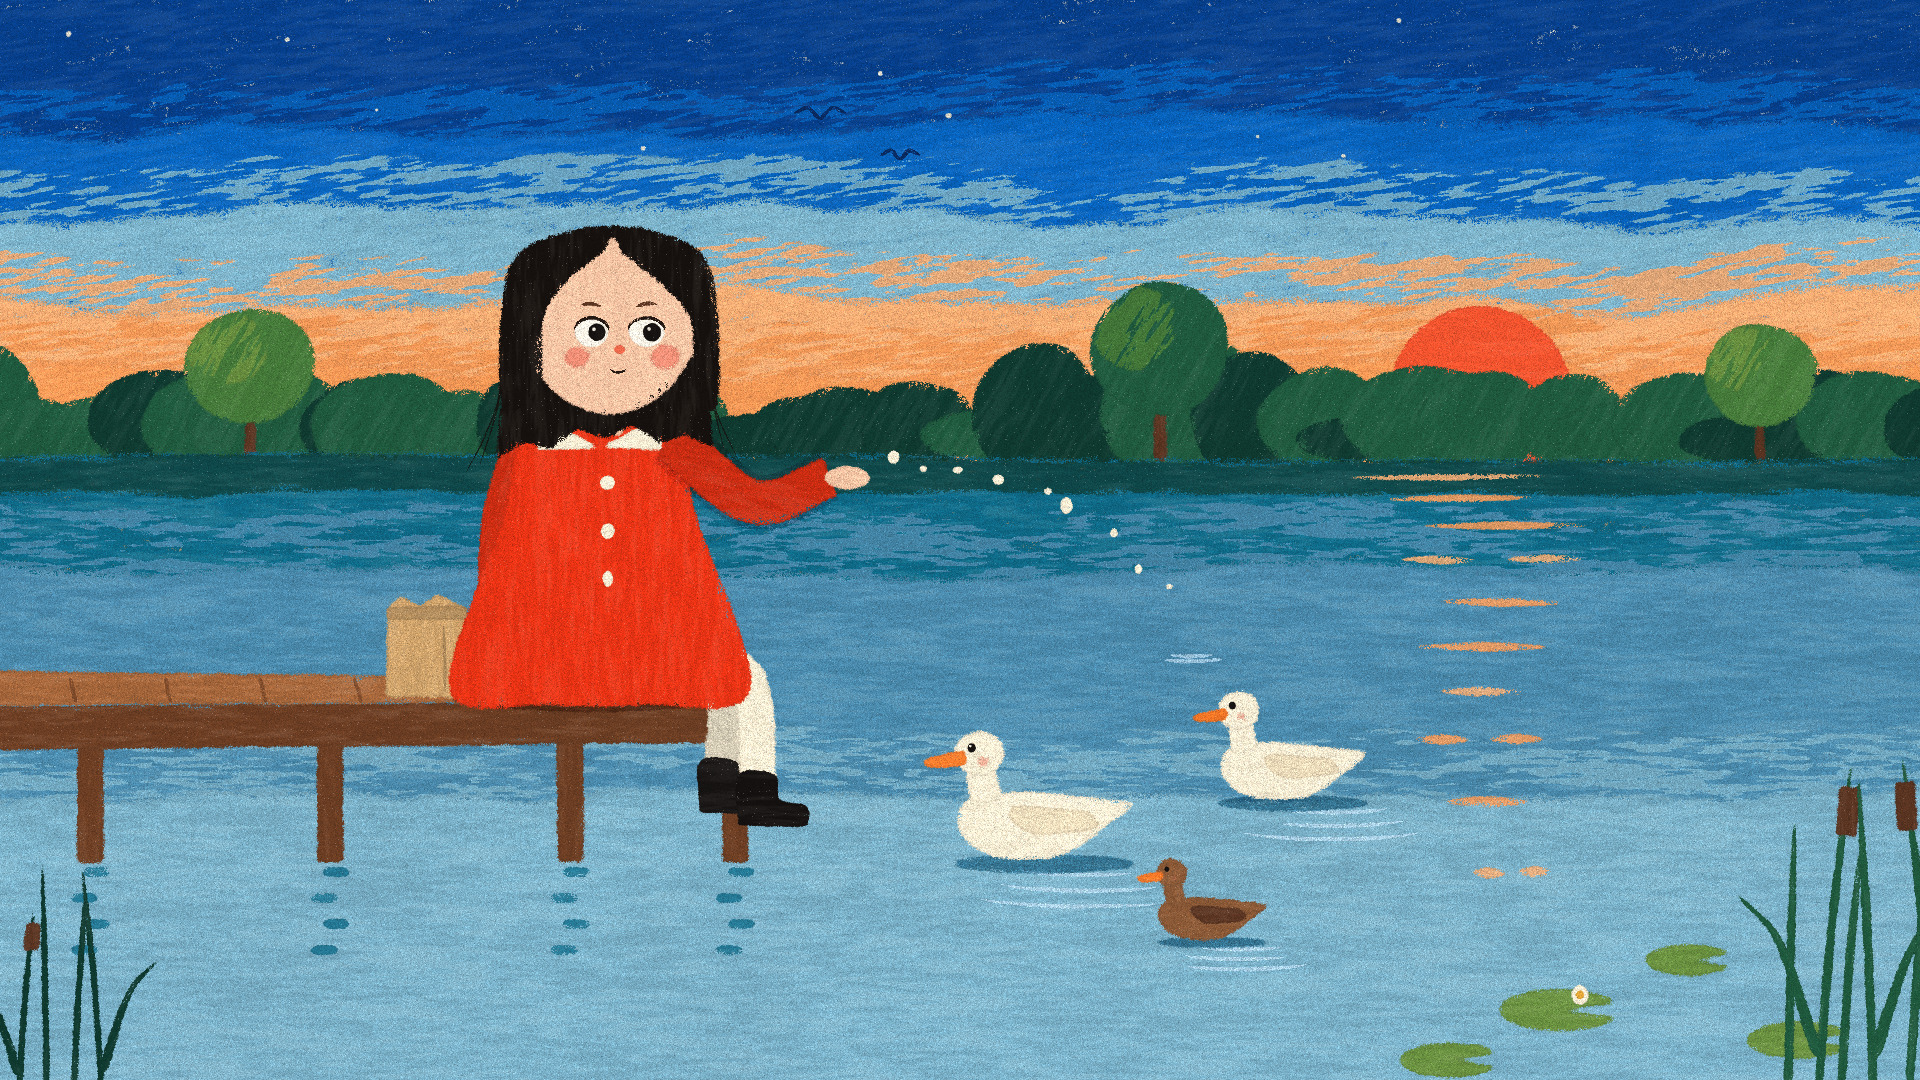

Generate this figure with Python:
"""Example (grainy picture book): 喂鸭子 · Feeding the Ducks -- a girl on a jetty at dusk, ducks paddling over.

A full-bleed 16:9 picture-book spread at dusk: a sky stepped from cobalt through a pale band to apricot and orange,
a tomato sun sinking behind the dark trees of the far bank, its light lying on the water in broken orange strokes;
on the left a wooden jetty runs out into a dusty-blue pond, and at its end a girl with long black hair, big round
black-and-white eyes and rosy cheeks sits with her legs dangling over the water, a paper bag on her lap, tossing
crumbs; three ducks paddle toward her, ripples spreading behind them; lily pads and reeds in the near corner, two
birds flying home. Every shape is laid with a dry, chalky, grainy brush; no ink outlines.

Drawn back to front; --stages writes a snapshot after each group (sky, far bank, water, jetty, girl, ducks,
reeds and lily pads, crumbs and birds). No image model.
python3 grainbook_duck_pond.py [out.jpg] [--stages DIR]
"""
import os, sys, time
sys.path.insert(0, os.path.join(os.path.dirname(os.path.abspath(__file__)), '..', 'lib'))
import numpy as np
from grainbook import GrainBook


def scene(g, stage):
    W, H = g.W, g.H
    k = g.k
    r = np.random.default_rng(5)
    horizon = 452
    # ------------------------------------------------------------ dusk: cobalt -> pale -> apricot -> orange
    g.bands(g.full(), ['cobalt_deep', 'cobalt', 'dusty_light', 'apricot', 'orange_light'], [120, 215, 300, 370],
            angle=-8, streak=0.3, dry=0.35, edge=1.8, soft=2.4, wave=26 * k, period=300 * k, blend=46 * k)
    g.scumble(g.below(*g.wavy(-20, W + 20, 330, 14 * k, 400 * k)), 'orange_light', angle=-6, cover=0.35, alpha=0.7)
    g.stars(0, 0, W, 170, 12, colour='cream')
    sx, sy, sr = 1480, 398, 92
    g.fill(g.ellipse(sx, sy, sr), 'tomato', angle=0, streak=0.25, dry=0.15, dry_px=10 * k)
    stage('sky')
    # ------------------------------------------------------------ the far bank: dark trees against the glow
    xs, ys = g.wavy(-20, W + 20, horizon, 6 * k, 900 * k, seed=3)
    for x in np.arange(-40, W + 60, 64):
        hh = r.uniform(40, 95) * k * (1.4 if 1000 < x < 1350 or x < 300 else 1.0)
        g.fill(g.blob(x + r.uniform(-20, 20), horizon - hh * 0.3, r.uniform(48, 80) * k, hh * 0.55, rough=0.12),
               'pine_mid' if r.random() < 0.55 else 'pine', angle=-60, streak=0.25, dry=0.3, dry_px=8 * k)
    g.round_tree(250, horizon + 10, 190 * k * 0.75, 160 * k * 0.75, crown='green', light='moss', seed=4)
    g.round_tree(1160, horizon + 8, 220 * k * 0.75, 170 * k * 0.75, crown='pine_mid', light='green', seed=6)
    g.round_tree(1760, horizon + 8, 170 * k * 0.75, 140 * k * 0.75, crown='green', light='moss', seed=7)
    stage('far_bank')
    # ------------------------------------------------------------ the pond
    water = g.below(xs, ys + 4)
    g.bands(water, ['teal', 'dusty', 'dusty_light'], [570, 790], angle=0, streak=0.45, dry=0.3, edge=1.6, soft=2.0,
            wave=14 * k, period=260 * k, blend=60 * k)
    g.fill(water - g.below(*g.wavy(-20, W + 20, horizon + 40 * k, 8 * k, 200 * k, seed=12)), 'pine', angle=0,
           streak=0.4, dry=0.5, edge=1.4, alpha=0.7)                                                # the bank's reflection
    y = horizon + 26
    for i in range(10):                                                    # the sun lying on the water
        w = (190 - i * 13) * k * r.uniform(0.7, 1.1)
        x0 = sx + r.uniform(-30, 30) * k
        n = 1 if (i < 3 or r.random() < 0.5) else 2
        for part in range(n):
            xa = x0 if n == 1 else x0 + (part - 0.5) * w * 0.75
            ww = w if n == 1 else w * 0.55
            g.brush([(xa - ww / 2, y), (xa + ww / 2, y + r.uniform(-2, 2))], (7 + i * 0.45) * k,
                    'orange_light' if i % 3 else 'apricot', taper=(0.45, 0.45), dry=0.45, alpha=0.85)
        y += (22 + i * 5) * k * r.uniform(0.85, 1.15)
    stage('water')
    # ------------------------------------------------------------ the jetty, running in from the left
    top_y, front = 700, 742
    end = 760
    for px in (90, 330, 570, 735):                                        # posts and their wobbling reflections
        g.fill(g.rect(px - 13, front - 8, px + 13, front + 120), 'wood_dark', angle=90, dry=0.1, dry_px=4 * k)
        for j in range(4):
            yy = front + 130 + j * 26
            g.brush([(px - 14 + 6 * (-1) ** j, yy), (px + 14 + 6 * (-1) ** j, yy)], 9 * k, 'teal', taper=(0.2, 0.2),
                    dry=0.3, alpha=0.8)
    g.fill(g.poly([(-30, top_y + 6), (end, top_y), (end + 12, front), (-30, front + 8)]), 'wood_dark', angle=0,
           streak=0.4, dry=0.15)
    g.fill(g.poly([(-30, top_y - 30), (end - 22, top_y - 20), (end, top_y), (-30, top_y + 6)]), 'wood', angle=0,
           streak=0.45, dry=0.15)
    for x in np.arange(70, end, 95):                                       # plank seams
        g.crayon([(x, top_y - 22), (x + 6, top_y + 3)], 3.2 * k, 'wood_dark', taper=(0.1, 0.1), alpha=0.7)
    stage('jetty')
    # ------------------------------------------------------------ the girl at the end, legs over the water
    gx, gy, gh = 600, top_y - 6, 640
    g.shadow(g.ellipse(gx - 10, gy + 4, 130, 14), 'wood_dark', depth=0.5, edge=0.8)
    J = g.child(gx, gy, gh, facing=1, pose='sit',
                outfit=dict(coat='vermilion', legs='cream', boots='black', hair_style='long', hair='hair', hair_len=0.75,
                            scarf=None, mittens=None, eyes='big', turn=0.32, look=(0.7, 0.45), mouth='smile',
                            nose='button', brows=True, buttons='cream', collar='cream', eye_size=1.15),
                el_n=(0.24, -0.3), wr_n=(0.36, -0.34),
                hooks=dict(behind=lambda: g.bag(gx - 0.27 * gh, gy + 0.005 * gh, 0.13 * gh, 0.16 * gh, 'kraft')))
    # an open hand, palm up, just letting go of the crumbs: a small flat skin oval tipped forward
    hx, hy = J['wr_n']
    g.fill(g.blob(hx + 0.026 * gh, hy + 0.002 * gh, 0.036 * gh, 0.018 * gh, rough=0.04, rot=np.deg2rad(-12)), 'skin',
           angle=0, dry=0, edge=0.6)
    stage('girl')
    # ------------------------------------------------------------ the ducks paddling over
    for (x, y, s, f, c, wing) in ((1040, 860, 190, -1, 'cream', None), (1290, 800, 160, -1, 'cream', None),
                                  (1210, 940, 120, -1, 'brown_light', 'brown')):
        g.ripples(x + 0.25 * s, y + 0.04 * s, 1.2 * s, n=3, colour='ice', alpha=0.75)
        g.shadow(g.ellipse(x + 0.02 * s, y + 0.02 * s, 0.48 * s, 0.05 * s), 'teal', depth=0.6, edge=0.8)
        g.duck(x, y, s, f, colour=c, wing=wing)
    stage('ducks')
    # ------------------------------------------------------------ the near corner: lily pads and reeds
    for (x, y, rr) in ((1560, 1010, 70), (1690, 960, 52), (1450, 1060, 58), (1800, 1040, 62)):
        pad = g.ellipse(x, y, rr * k * 0.8, rr * k * 0.28) - g.poly([(x, y), (x + rr * k, y - rr * k * 0.12),
                                                                 (x + rr * k, y + rr * k * 0.12)])
        g.fill(pad, 'moss', angle=0, streak=0.35, dry=0.2, dry_px=4 * k)
    g.dots([(1580, 995)], 9 * k, 'cream')
    g.dots([(1580, 995)], 4 * k, 'mustard')
    g.reeds(1860, 1090, 420 * k * 0.75, n=6, colour='pine_mid', head='brown', spread=150, seed=9)
    g.reeds(60, 1095, 300 * k * 0.75, n=4, colour='pine', head='brown', spread=90, seed=10)
    stage('reeds')
    # ------------------------------------------------------------ crumbs in the air and two birds flying home
    t = np.linspace(0.15, 1, 9)
    ax, ay = hx + 0.03 * gh, hy - 0.02 * gh
    crumbs = np.stack([ax + t * 330 + r.uniform(-12, 12, 9), ay - 70 * np.sin(np.pi * t * 0.8) + t * 170 +
                       r.uniform(-10, 10, 9)], 1)
    g.dots(crumbs, r.uniform(3.5, 6, 9) * k, 'cream')
    g.ripples(ax + 340, ay + 190, 70, n=2, colour='ice', alpha=0.7)
    for (bx, by, bs) in ((820, 120, 26), (900, 160, 20)):
        g.crayon([(bx - bs, by - 0.25 * bs), (bx - bs * 0.45, by - 0.45 * bs), (bx, by)], 3.4 * k, 'navy',
                 taper=(0.2, 0.1))
        g.crayon([(bx, by), (bx + bs * 0.45, by - 0.45 * bs), (bx + bs, by - 0.25 * bs)], 3.4 * k, 'navy',
                 taper=(0.1, 0.2))


def main():
    out = sys.argv[1] if len(sys.argv) > 1 and not sys.argv[1].startswith('--') else 'grainbook_duck_pond.jpg'
    stages = sys.argv[sys.argv.index('--stages') + 1] if '--stages' in sys.argv else None
    T0 = time.time()
    g = GrainBook(1920, 1080, seed=12, keep_stages=bool(stages), stages_dir=stages)
    g.finish()
    g.paper()
    g.stage('paper')
    scene(g, g.stage)
    g.save(out, stages_dir=stages)
    print('saved', out, f'{time.time() - T0:.1f}s')


if __name__ == '__main__':
    main()
